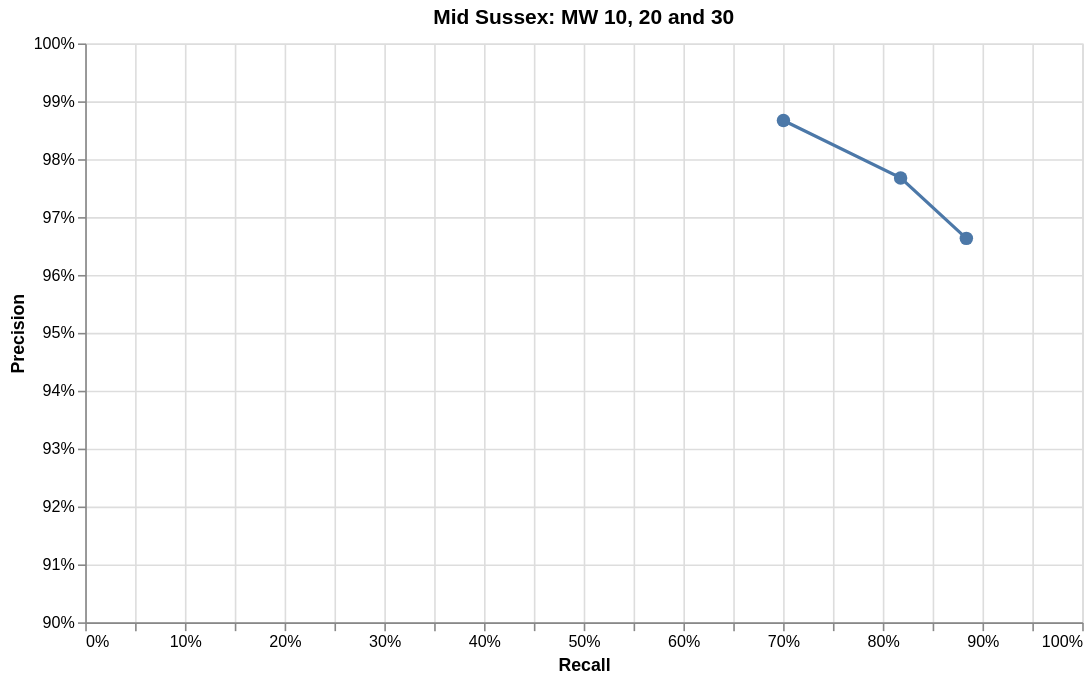

Here is the Vega-Lite specification saved for this chart:
### Vega-Lite specification from a JSON file in a GitHub repository (floating-point values rounded to 4 significant figures)
{"$schema": "https://vega.github.io/schema/vega-lite/v5.json", "description": "Release-validation precision-recall operating points at MW 10, 20 and 30.", "title": "Mid Sussex: MW 10, 20 and 30", "width": 620, "height": 360, "data": {"values": [{"match_weight": 10, "precision": 0.9663, "recall": 0.8838}, {"match_weight": 20, "precision": 0.9768, "recall": 0.8179}, {"match_weight": 30, "precision": 0.9867, "recall": 0.7004}]}, "mark": {"type": "line", "point": {"filled": true, "size": 70}}, "encoding": {"x": {"field": "recall", "type": "quantitative", "title": "Recall", "axis": {"format": ".0%"}, "scale": {"domain": [0, 1]}}, "y": {"field": "precision", "type": "quantitative", "title": "Precision", "axis": {"format": ".0%"}, "scale": {"domain": [0.9, 1]}}, "tooltip": [{"field": "match_weight", "type": "quantitative", "title": "Minimum match weight"}, {"field": "precision", "type": "quantitative", "title": "Precision", "format": ".2%"}, {"field": "recall", "type": "quantitative", "title": "Recall", "format": ".2%"}]}}
